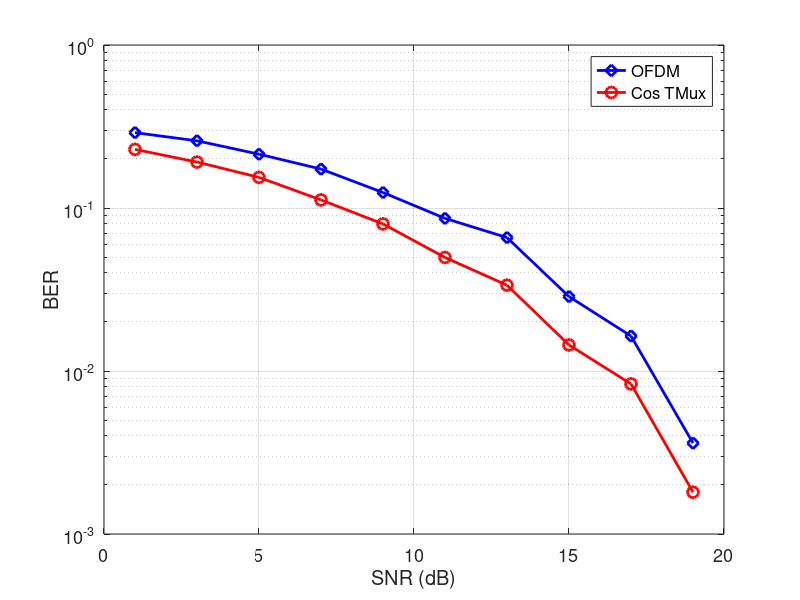
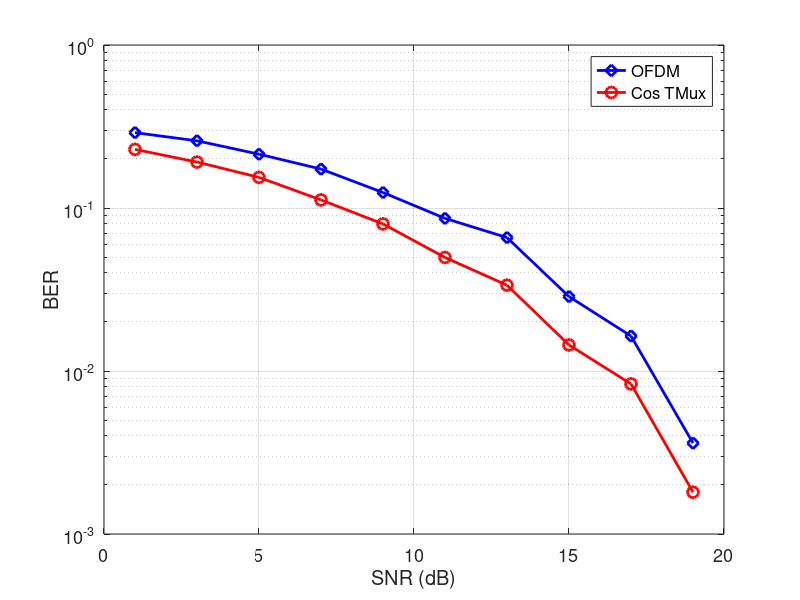

Recreate these plots in MATLAB, in order.
clear
close all


load('figures/ber-snr_64QAM_M1024_m2.mat') %,'berall', 'snrlist');

figure;
semilogy(snrlist, berall(:,1), '-bd' , 'MarkerSize',8,'linewidth',2)
hold on
semilogy(snrlist, berall(:,2),'-ro' ,  'MarkerSize',8,'linewidth',2)

grid on;


l=legend('OFDM', 'Cos TMux');
xlabel('SNR (dB)'); ylabel('BER')
set(gca, 'fontsize',13)
set(l, 'fontsize', 12);

saveas(gcf, 'figures/ber-snr_64QAM_M1024_m2.png' )
saveas(gcf, 'figures/ber-snr_64QAM_M1024_m2.svg' )

